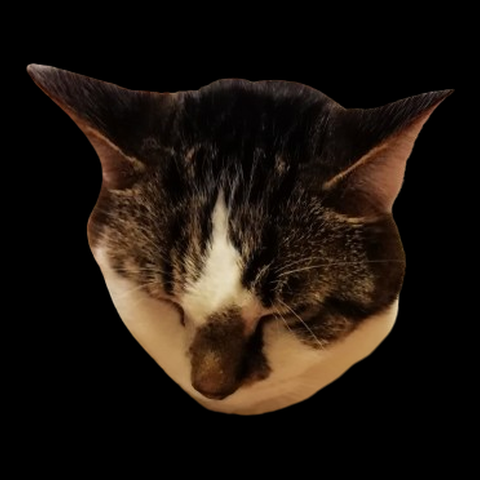
#> input picture poupi/chat-gros-couic.png, 480 x 480 px, given in place of 432394118_1687351411672416_2381586246225863334_n.jpg, which was not available
$ python cutout_faces.py
#> lines starting #> are read from the running program, lines starting #| are printed output that depends on the picture; pictures that were not available may be replaced by others from this repository, and a replacement may not be noted
"""Découpe (grabCut, deux passes + nettoyage) les visages de Poupi et des chats
en PNG transparent (pas de cercle) pour le jeu memory."""
import cv2
import numpy as np
from PIL import Image

SRC = "/mnt/user-data/uploads/Downloads"
OUT = "/root/semi-poupi/assets/poupi"
S = 480


def cutout(src_path, crop_box, out_name, margin_frac=0.06, pad_frac=0.05):
#> called with crop_box = (180, 330, 620, 770), out_name = 'poupi-flowers.png', margin_frac = 0.06, pad_frac = 0.05
    im = cv2.imread(src_path)
#> im is the input picture: shape (480, 480, 3); mean B, G, R 13.3, 19.8, 27.9
    x0, y0, x1, y1 = crop_box
    crop = im[y0:y1, x0:x1]
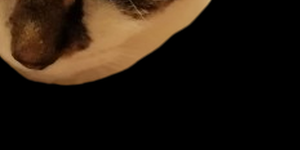
#> crop: shape (150, 300, 3); mean B, G, R 14.1, 24.6, 35.6
    crop = cv2.resize(crop, (S, S), interpolation=cv2.INTER_LANCZOS4)
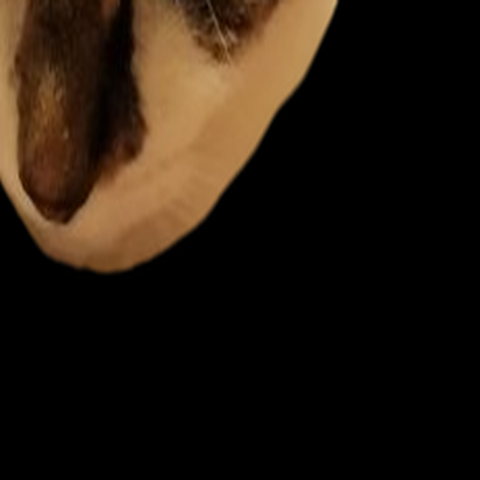
#> crop: shape (480, 480, 3); mean B, G, R 14.1, 24.6, 35.6

    mask = np.zeros((S, S), np.uint8)
    bgd_model = np.zeros((1, 65), np.float64)
    fgd_model = np.zeros((1, 65), np.float64)

    m = int(S * margin_frac)
    rect = (m, m, S - 2 * m, S - 2 * m)
    cv2.grabCut(crop, mask, rect, bgd_model, fgd_model, 6, cv2.GC_INIT_WITH_RECT)

    mask2 = mask.copy()
    border = int(S * 0.03)
    mask2[:border, :] = cv2.GC_BGD
    mask2[-border:, :] = cv2.GC_BGD
    mask2[:, :border] = cv2.GC_BGD
    mask2[:, -border:] = cv2.GC_BGD
    cx0, cy0 = int(S * 0.38), int(S * 0.30)
    cx1, cy1 = int(S * 0.62), int(S * 0.62)
    mask2[cy0:cy1, cx0:cx1] = np.where(
        mask2[cy0:cy1, cx0:cx1] == cv2.GC_PR_BGD, cv2.GC_FGD, mask2[cy0:cy1, cx0:cx1]
    )
    # Seed additionnelle plus haute pour capter oreilles / bonnet / chapeau,
    # que le seed central (centré sur le museau) rate souvent.
    hx0, hy0 = int(S * 0.30), int(S * 0.06)
    hx1, hy1 = int(S * 0.70), int(S * 0.28)
    mask2[hy0:hy1, hx0:hx1] = np.where(
        mask2[hy0:hy1, hx0:hx1] == cv2.GC_PR_BGD, cv2.GC_FGD, mask2[hy0:hy1, hx0:hx1]
    )
    cv2.grabCut(crop, mask2, None, bgd_model, fgd_model, 4, cv2.GC_INIT_WITH_MASK)

    fg_mask = np.where((mask2 == cv2.GC_FGD) | (mask2 == cv2.GC_PR_FGD), 255, 0).astype(np.uint8)
    fg_mask = cv2.morphologyEx(fg_mask, cv2.MORPH_OPEN, np.ones((9, 9), np.uint8))
    n, labels, stats, _ = cv2.connectedComponentsWithStats(fg_mask, connectivity=8)
    if n > 1:
        largest = 1 + np.argmax(stats[1:, cv2.CC_STAT_AREA])
        fg_mask = np.where(labels == largest, 255, 0).astype(np.uint8)
    fg_mask = cv2.morphologyEx(fg_mask, cv2.MORPH_CLOSE, np.ones((11, 11), np.uint8))
    fg_mask_soft = cv2.GaussianBlur(fg_mask, (9, 9), 0)

    b, g, r = cv2.split(crop)
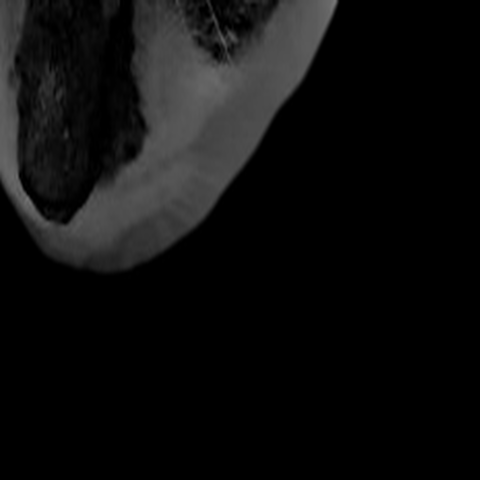
#> b: shape (480, 480); min 0, max 119, mean 14.1
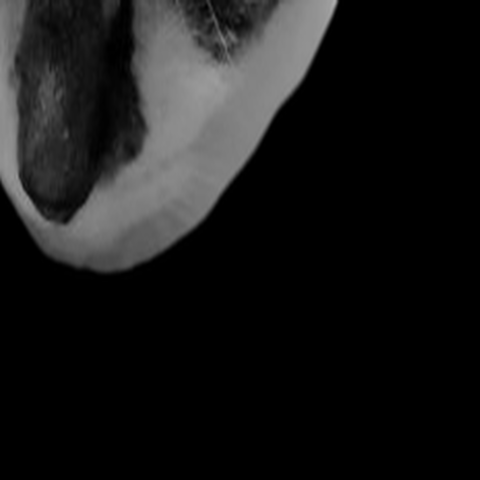
#> g: shape (480, 480); min 0, max 173, mean 24.6
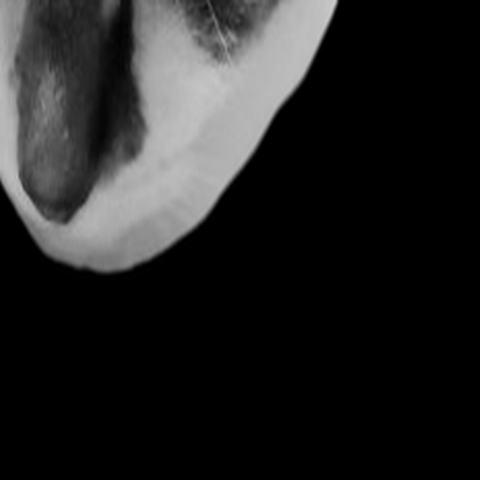
#> r: shape (480, 480); min 0, max 203, mean 35.6
    rgba = np.dstack([r, g, b, fg_mask_soft])
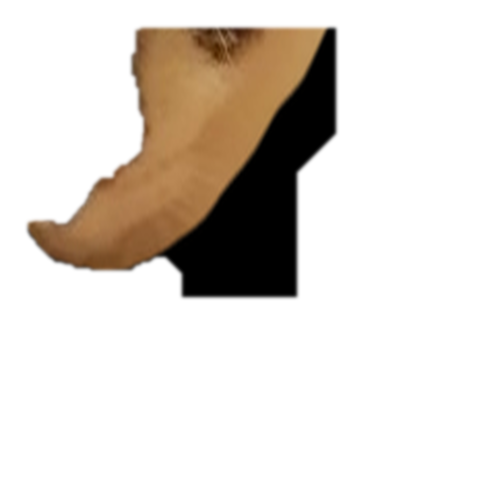
#> rgba: shape (480, 480, 4); mean R, G, B, A 35.6, 24.6, 14.1, 58.9; transparent parts drawn white

    ys, xs = np.where(fg_mask > 0)
    if len(xs) and len(ys):
        pad = int(S * pad_frac)
        x0c, x1c = max(0, xs.min() - pad), min(S, xs.max() + pad)
        y0c, y1c = max(0, ys.min() - pad), min(S, ys.max() + pad)
        side = max(x1c - x0c, y1c - y0c)
        cx, cy = (x0c + x1c) // 2, (y0c + y1c) // 2
        x0c, x1c = max(0, cx - side // 2), min(S, cx + side // 2)
        y0c, y1c = max(0, cy - side // 2), min(S, cy + side // 2)
        rgba = rgba[y0c:y1c, x0c:x1c]
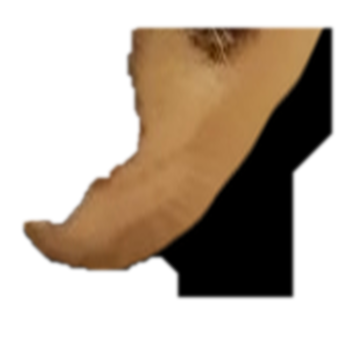
#> rgba: shape (339, 354, 4); mean R, G, B, A 67.3, 46.3, 26.6, 113.1; transparent parts drawn white

    out_path = f"{OUT}/{out_name}"
    Image.fromarray(rgba).save(out_path)
    print("saved", out_path, rgba.shape)
#| saved /root/semi-poupi/assets/poupi/poupi-flowers.png (339, 354, 4)


JOBS = [
    ("432394118_1687351411672416_2381586246225863334_n.jpg", (180, 330, 620, 770), "poupi-flowers.png"),
    ("109249601_106442757824823_7935376031623476443_n.jpg", (90, 10, 1140, 1160), "poupi-santa.png"),
    # 482904271 = la vraie photo hammock (dog + femme lunettes de soleil)
    ("482904271_946629390881977_1279030094289691122_n.jpg", (0, 410, 430, 840), "poupi-hammock.png"),
    # 454556296 = la 2ème photo sac à dos (parking, voitures, arbres)
    ("454556296_418884837847172_8693947261301353971_n.jpg", (250, 550, 1050, 1350), "poupi-backpack2.png"),
    ("608296983_3802627830044216_2478930200531787504_n.jpg", (0, 50, 380, 430), "poupi-pillow.png"),
    ("608296983_3802627830044216_2478930200531787504_n.jpg", (370, 90, 730, 470), "chat-pillow.png"),
    ("358930196_1352461145340683_5064788130834649230_n.jpg", (170, 850, 850, 1530), "poupi-backpack.png"),
    ("366361862_247281781018110_4505628909327137120_n.jpg", (69, 0, 491, 422), "poupi-closeup-blur.png"),
    ("367957348_726290129311346_8146890023031884291_n.jpg", (380, 290, 750, 660), "poupi-rocks.png"),
    ("367980785_849848069515448_222131207093041869_n.jpg", (150, 110, 650, 610), "poupi-glasses.png"),
    ("354275299_3126038361031746_3952694071862517425_n.jpg", (100, 330, 1000, 1230), "poupi-cone.png"),
    ("581980156_840478021926089_2391717353361375624_n.jpg", (521, 285, 1281, 1045), "chat-bengal-towels.png"),
    ("485448591_1185319666619181_2237276900746229966_n.jpg", (0, 150, 1530, 1680), "chat-bengal-closeup.png"),
]

for fname, box, out in JOBS:
    cutout(f"{SRC}/{fname}", box, out)
#> pass 2 of the loop `for fname, box, out in JOBS:`:
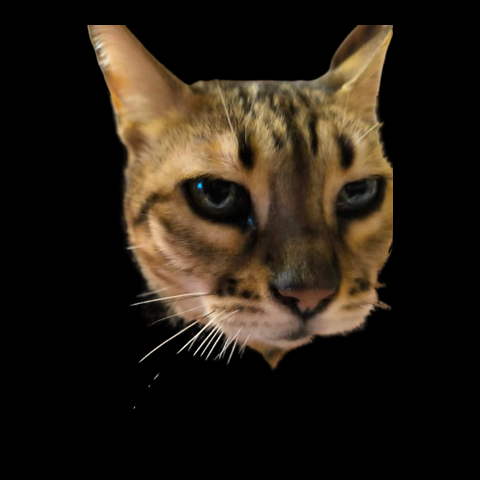
#> input picture poupi/chat-maman-chaaaat.png, 480 x 480 px, given in place of 109249601_106442757824823_7935376031623476443_n.jpg, which was not available
#> in cutout, im is the input picture: shape (480, 480, 3); mean B, G, R 19.4, 29.1, 37.2
#> in cutout (call 2), `crop = im[y0:y1, x0:x1]`:
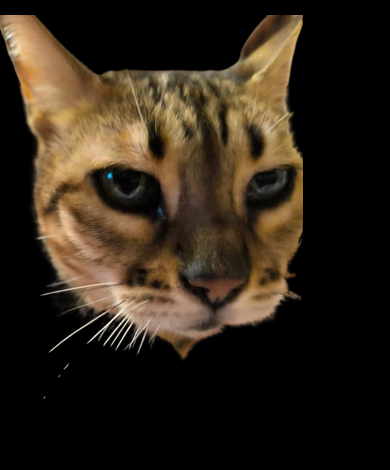
#> crop: shape (470, 390, 3); mean B, G, R 24.4, 36.5, 46.8
#> in cutout (call 2), `rgba = rgba[y0c:y1c, x0c:x1c]`:
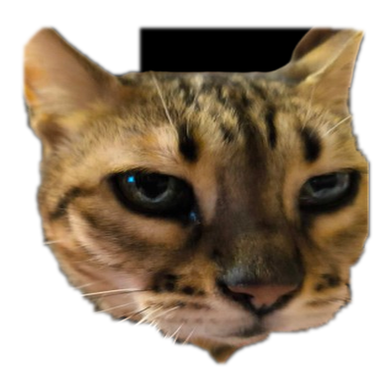
#> rgba: shape (391, 392, 4); mean R, G, B, A 70.3, 54.9, 36.7, 154.1; transparent parts drawn white
#| saved /root/semi-poupi/assets/poupi/poupi-santa.png (391, 392, 4)
#> (the run stopped early here; a loop or call above may not have finished)
